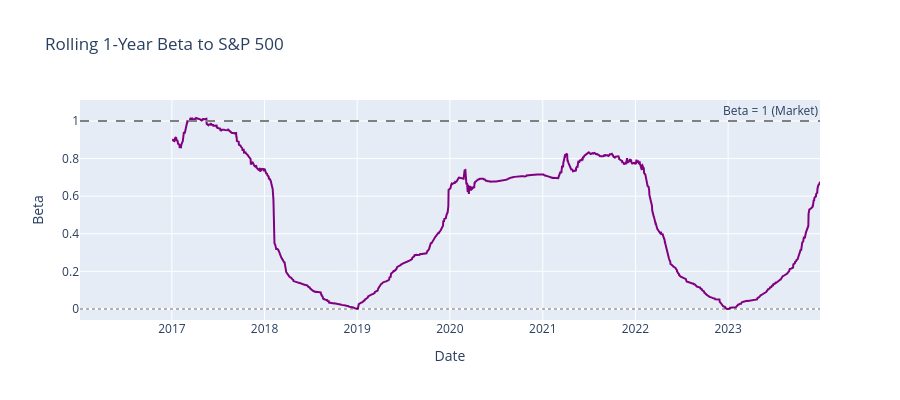

Notebook source saved alongside this figure:
### Code cell
# Rolling Beta
rolling_beta = pd.Series(index=strategy_returns.index, dtype=float)

window = 252
for i in range(window, len(strategy_returns)):
    strat_window = strategy_returns.iloc[i - window : i].values
    bench_window = spy_returns.iloc[i - window : i].values
    _, beta_i = alpha_beta(strat_window, bench_window)
    rolling_beta.iloc[i] = beta_i

fig = go.Figure()

fig.add_trace(
    go.Scatter(
        x=rolling_beta.index,
        y=rolling_beta,
        name="Rolling 1Y Beta",
        line=dict(color="purple", width=2),
    )
)

fig.add_hline(y=1, line_dash="dash", line_color="gray", annotation_text="Beta = 1 (Market)")
fig.add_hline(y=0, line_dash="dot", line_color="black", opacity=0.3)

fig.update_layout(
    title="Rolling 1-Year Beta to S&P 500",
    xaxis_title="Date",
    yaxis_title="Beta",
    height=400,
)
fig.show()

### Figure 1 — Plotly figure (JSON) as saved in the notebook; plotly's stock layout.template omitted (floating-point values rounded to 4 significant figures; data arrays with more than 128 entries replaced by an {"elided": "..."} marker saying what was removed)
{"data": [{"line": {"color": "purple", "width": 2}, "name": "Rolling 1Y Beta", "type": "scatter", "x": {"elided": "2011 str values"}, "y": {"elided": "2011 float values"}}], "layout": {"annotations": [{"showarrow": false, "text": "Beta = 1 (Market)", "x": 1, "xanchor": "right", "xref": "x domain", "y": 1, "yanchor": "bottom", "yref": "y"}], "height": 400, "shapes": [{"line": {"color": "gray", "dash": "dash"}, "type": "line", "x0": 0, "x1": 1, "xref": "x domain", "y0": 1, "y1": 1, "yref": "y"}, {"line": {"color": "black", "dash": "dot"}, "opacity": 0.3, "type": "line", "x0": 0, "x1": 1, "xref": "x domain", "y0": 0, "y1": 0, "yref": "y"}], "title": {"text": "Rolling 1-Year Beta to S&P 500"}, "xaxis": {"title": {"text": "Date"}}, "yaxis": {"title": {"text": "Beta"}}}}
